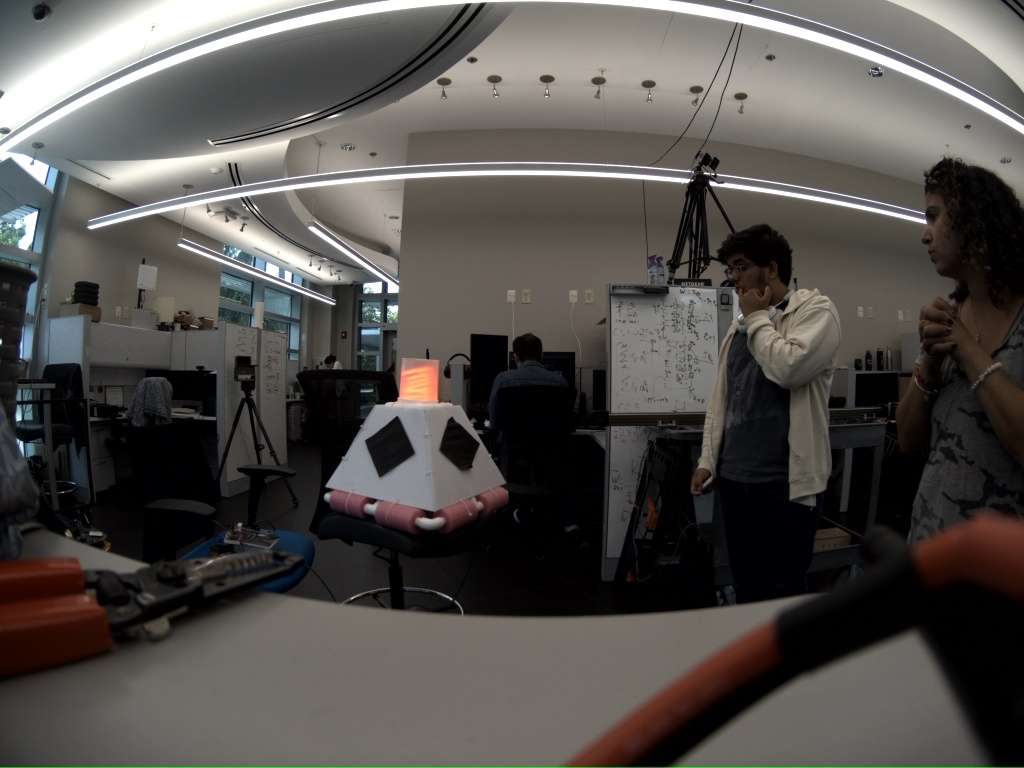
#> input picture modalImages/images/img0.jpg, 1024 x 768 px; its folder holds only this picture in this run
$ python augment_lighting.py
#> lines starting #> are read from the running program, lines starting #| are printed output that depends on the picture
#!/usr/bin/env python3
"""
Augment training images with lighting variations to simulate different environments.

For each image, generates augmented copies using named lighting presets and/or
random parameter sampling. YOLO label files are copied unchanged — bounding box
coordinates are unaffected by lighting-only augmentations.

Presets: overcast, sunny, sunset, dim, foggy  (use --preset, repeatable)
Random:  --count N generates N randomly parameterized augmentations per image

Usage:
    python augment_lighting.py
    python augment_lighting.py -i images -l labels -n 4
    python augment_lighting.py --preset overcast --preset sunset --count 0
    python augment_lighting.py --preset foggy -n 3 --seed 42
"""

import cv2
import numpy as np
import argparse
import shutil
from pathlib import Path


# ── Augmentation primitives ───────────────────────────────────────────────────

def adjust_brightness(img: np.ndarray, factor: float) -> np.ndarray:
    """Multiply every pixel by factor. factor > 1 brightens, < 1 darkens."""
    return np.clip(img.astype(np.float32) * factor, 0, 255).astype(np.uint8)


def adjust_gamma(img: np.ndarray, gamma: float) -> np.ndarray:
    """Gamma correction via LUT. gamma < 1 lifts midtones, > 1 crushes them."""
    table = np.array([(i / 255.0) ** gamma * 255 for i in range(256)], dtype=np.uint8)
    return cv2.LUT(img, table)


def adjust_contrast(img: np.ndarray, factor: float) -> np.ndarray:
    """Stretch or compress pixel values around the image mean."""
    mean = img.astype(np.float32).mean()
    return np.clip((img.astype(np.float32) - mean) * factor + mean, 0, 255).astype(np.uint8)


def adjust_saturation(img: np.ndarray, factor: float) -> np.ndarray:
    """Scale the HSV saturation channel. factor > 1 more vivid, < 1 more grey."""
    hsv = cv2.cvtColor(img, cv2.COLOR_BGR2HSV).astype(np.float32)
    hsv[:, :, 1] = np.clip(hsv[:, :, 1] * factor, 0, 255)
    return cv2.cvtColor(hsv.astype(np.uint8), cv2.COLOR_HSV2BGR)


def color_temperature(img: np.ndarray, warmth: float) -> np.ndarray:
    """
    Shift color balance toward warm (positive) or cool (negative) tones.
    warmth range: roughly -60 (icy blue) to +60 (warm orange).
    """
    out = img.astype(np.float32).copy()
    if warmth > 0:
        out[:, :, 2] = np.clip(out[:, :, 2] + warmth,       0, 255)  # R up
        out[:, :, 1] = np.clip(out[:, :, 1] + warmth * 0.4, 0, 255)  # G slightly
        out[:, :, 0] = np.clip(out[:, :, 0] - warmth * 0.4, 0, 255)  # B down
    else:
        w = abs(warmth)
        out[:, :, 0] = np.clip(out[:, :, 0] + w,       0, 255)  # B up
        out[:, :, 1] = np.clip(out[:, :, 1] + w * 0.2, 0, 255)  # G slightly
        out[:, :, 2] = np.clip(out[:, :, 2] - w * 0.4, 0, 255)  # R down
    return out.astype(np.uint8)


def add_fog(img: np.ndarray, intensity: float) -> np.ndarray:
    """Blend toward a light grey to simulate haze or fog. intensity in [0, 1]."""
    haze = np.full_like(img, 200)
    return cv2.addWeighted(img, 1.0 - intensity, haze, intensity, 0)


def add_shadow(img: np.ndarray, rng: np.random.Generator) -> np.ndarray:
    """Darken a random convex polygon region to simulate a cast shadow."""
    h, w = img.shape[:2]
    n_pts = int(rng.integers(3, 7))
    # Limit shadow to at most half the image in each dimension, at a random offset
    max_w, max_h = w // 2, h // 2
    ox = int(rng.integers(0, w - max_w))
    oy = int(rng.integers(0, h - max_h))
    pts = rng.integers(0, [max_w, max_h], size=(n_pts, 2))
    pts[:, 0] += ox
    pts[:, 1] += oy
    pts = cv2.convexHull(pts.reshape(-1, 1, 2).astype(np.int32))
    mask = np.ones(img.shape, dtype=np.float32)
    shadow_strength = float(rng.uniform(0.3, 0.6))
    cv2.fillPoly(mask, [pts], (shadow_strength,) * 3)
    return np.clip(img.astype(np.float32) * mask, 0, 255).astype(np.uint8)


# ── Named presets ─────────────────────────────────────────────────────────────

PRESETS: dict[str, dict] = {
    "overcast": {
        "brightness": 0.85,
        "contrast":   0.85,
        "saturation": 0.70,
        "temperature": -15,
    },
    "sunny": {
        "brightness": 1.25,
        "contrast":   1.15,
        "saturation": 1.20,
        "temperature": 20,
    },
    "sunset": {
        "brightness":  0.90,
        "saturation":  1.30,
        "temperature": 45,
        "gamma":       1.10,
    },
    "dim": {
        "brightness": 0.50,
        "contrast":   0.80,
        "saturation": 0.75,
        "gamma":      1.30,
    },
    "foggy": {
        "fog":        0.38,
        "contrast":   0.75,
        "saturation": 0.55,
        "brightness": 0.95,
    },
}

AUGMENTATION_ORDER = [
    "brightness", "gamma", "contrast", "saturation", "temperature", "fog", "shadow"
]


# [20 lines left out: function apply_preset, not called in this run]


def apply_random(img: np.ndarray, rng: np.random.Generator) -> np.ndarray:
    """Random combination of augmentations sampled from realistic ranges."""
    result = img.copy()
    result = adjust_brightness(result, float(rng.uniform(0.55, 1.45)))
    if rng.random() > 0.4:
        result = adjust_gamma(result, float(rng.uniform(0.65, 1.50)))
    result = adjust_contrast(result, float(rng.uniform(0.70, 1.35)))
    result = adjust_saturation(result, float(rng.uniform(0.55, 1.45)))
    result = color_temperature(result, float(rng.uniform(-40, 40)))
    if rng.random() > 0.55:
        result = add_fog(result, float(rng.uniform(0.05, 0.40)))
    if rng.random() > 0.65:
        result = add_shadow(result, rng)
    return result


# ── Main ──────────────────────────────────────────────────────────────────────

def main():
    parser = argparse.ArgumentParser(
        description="Augment training images with lighting variations"
    )
    parser.add_argument('-i', '--images', default='trainImagesZed/images',
                        help="Directory of training images (default: trainImagesZed/images)")
    parser.add_argument('-l', '--labels', default='trainImagesZed/labels',
                        help="Directory of YOLO label files (default: trainImagesZed/labels)")
    parser.add_argument('--out-images', default=None,
                        help="Output directory for augmented images (default: same as --images)")
    parser.add_argument('--out-labels', default=None,
                        help="Output directory for augmented labels (default: same as --labels)")
    parser.add_argument('--preset', action='append', dest='presets', default=[],
                        choices=list(PRESETS.keys()), metavar='PRESET',
                        help=f"Named lighting preset to apply; repeatable. "
                             f"Choices: {', '.join(PRESETS)}")
    parser.add_argument('-n', '--count', type=int, default=None,
                        help="Number of random augmentations per image "
                             "(default: 3 when no preset is given, 0 when a preset is given); "
                             "set to 0 to use presets only")
    parser.add_argument('--seed', type=int, default=None,
                        help="Random seed for reproducibility")
    parser.add_argument('--dry-run', action='store_true',
                        help="Print what would be created without writing any files")
    parser.add_argument('--root', '-r', default=None,
                        help="Root input directory containing images/ and labels/ subdirs; overrides -i and -l")
    parser.add_argument('--out-root', '-or', default=None,
                        help="Root output directory; saves to <out-root>/images and <out-root>/labels, overrides --out-images and --out-labels")
    args = parser.parse_args()

    if args.count is None:
        args.count = 0 if args.presets else 3

    if args.root:
        img_dir = Path(args.root) / 'images'
        lbl_dir = Path(args.root) / 'labels'
    else:
        img_dir = Path(args.images)
        lbl_dir = Path(args.labels)

    if args.out_root:
        out_img_dir = Path(args.out_root) / 'images'
        out_lbl_dir = Path(args.out_root) / 'labels'
    elif args.out_images or args.out_labels:
        out_img_dir = Path(args.out_images) if args.out_images else img_dir
        out_lbl_dir = Path(args.out_labels) if args.out_labels else lbl_dir
    else:
        out_img_dir = img_dir
        out_lbl_dir = lbl_dir

    if not img_dir.exists():
        print(f"Error: images directory not found: {img_dir}")
        return

    exts = {'.jpg', '.jpeg', '.png', '.bmp'}
    image_paths = sorted(p for p in img_dir.iterdir() if p.suffix.lower() in exts)

    if not image_paths:
        print(f"No images found in {img_dir}")
        return

    if not args.presets and args.count == 0:
        print("Nothing to do: specify at least one --preset or --count > 0.")
        return

    rng = np.random.default_rng(args.seed)

    if not args.dry_run:
        out_img_dir.mkdir(parents=True, exist_ok=True)
        out_lbl_dir.mkdir(parents=True, exist_ok=True)

    print(f"Images : {img_dir}  ({len(image_paths)} files)")
    print(f"Labels : {lbl_dir}")
    print(f"Output : {out_img_dir}  /  {out_lbl_dir}")
    if args.presets:
        print(f"Presets: {', '.join(args.presets)}")
    if args.count > 0:
        print(f"Random : {args.count} per image")
    if args.dry_run:
        print("DRY RUN — no files will be written\n")
    else:
        print()

    total_written = 0

    for img_path in image_paths:
        img = cv2.imread(str(img_path))
#> img is the input picture: shape (768, 1024, 3); mean B, G, R 76, 79.4, 82.7
        if img is None:
            print(f"  Warning: could not read {img_path.name}, skipping")
            continue

        src_lbl = lbl_dir / (img_path.stem + '.txt')
        has_label = src_lbl.exists()

        augmentations: list[tuple[str, np.ndarray]] = []

        for preset_name in args.presets:
            augmentations.append((f"aug_{preset_name}", apply_preset(img, preset_name, rng)))
#> after the loop, augmentations = []

        for i in range(args.count):
            augmentations.append((f"aug_rand{i + 1}", apply_random(img, rng)))
#> this loop made 3 passes
#> pass 1, in apply_random, `result = adjust_brightness(result, float(rng.uniform(0.55, 1.45)))`:
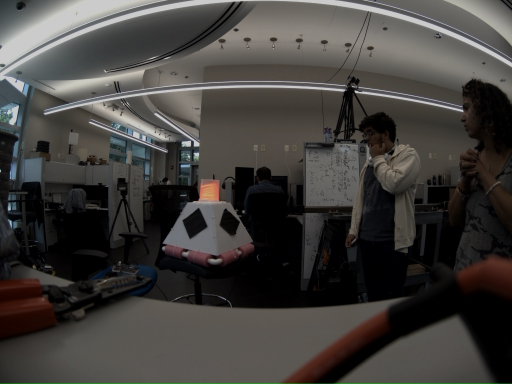
#> result: shape (768, 1024, 3) (shown at 1/2 size); mean B, G, R 60.2, 62.9, 65.5
#> pass 1, in apply_random, `result = adjust_contrast(result, float(rng.uniform(0.70, 1.35)))`:
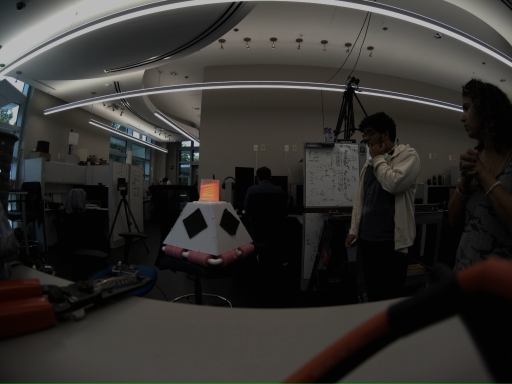
#> result: shape (768, 1024, 3) (shown at 1/2 size); mean B, G, R 46.8, 49.4, 51.4
#> pass 1, in adjust_saturation, `hsv = cv2.cvtColor(img, cv2.COLOR_BGR2HSV).astype(np.float32)`:
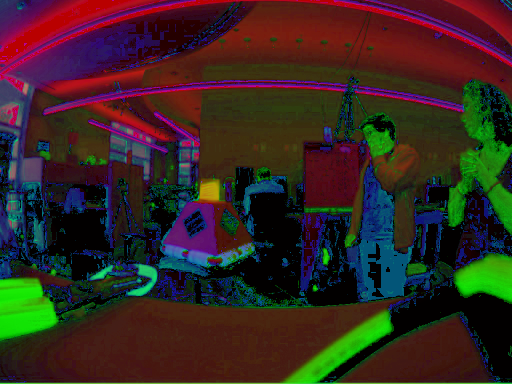
#> hsv: shape (768, 1024, 3) float32 (shown at 1/2 size); mean B, G, R 32.8, 38.5, 52.7
#> after the loop, augmentations = 3 items

        for suffix, aug_img in augmentations:
            out_img = out_img_dir / f"{img_path.stem}_{suffix}{img_path.suffix}"
            out_lbl = out_lbl_dir / f"{img_path.stem}_{suffix}.txt"
            print(f"  {out_img.name}" + (f"  +  {out_lbl.name}" if has_label else ""))

            if not args.dry_run:
                cv2.imwrite(str(out_img), aug_img)
                if has_label:
                    shutil.copy(src_lbl, out_lbl)
                total_written += 1
#> this loop made 3 passes
#> suffix on passes 1 to 3: 'aug_rand1', 'aug_rand2', 'aug_rand3'
#> (printed output is left out)
#> pass 1, in main, `cv2.imwrite(str(out_img), aug_img)`:
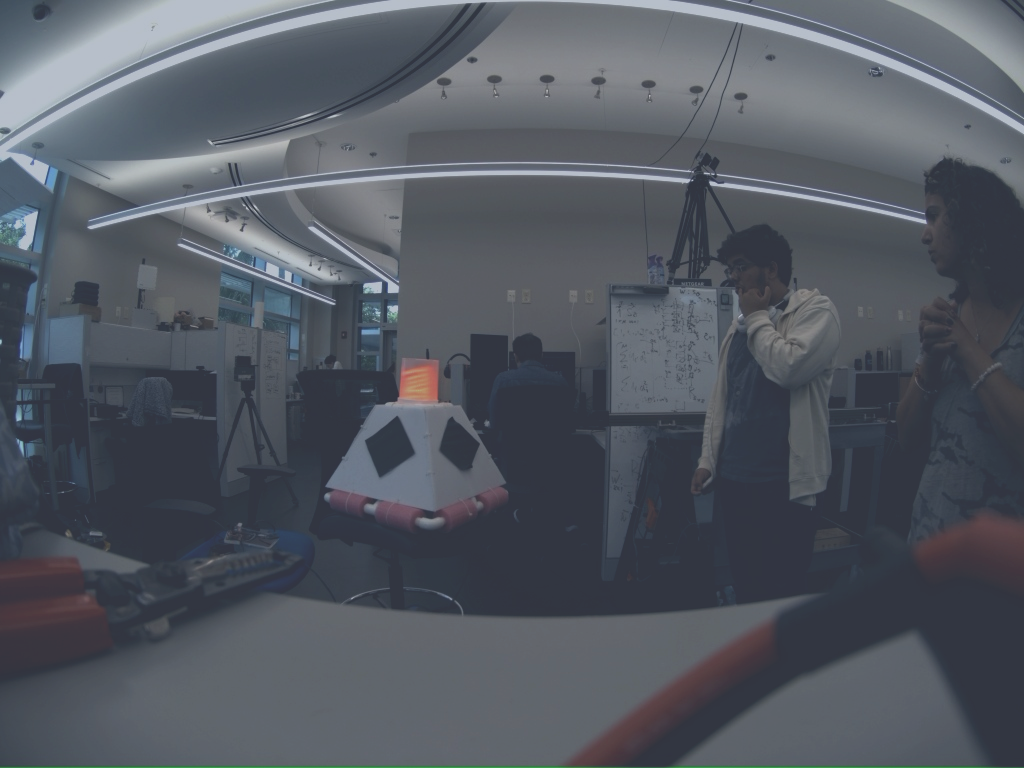
#> saved as img0_aug_rand1.jpg: shape (768, 1024, 3); mean B, G, R 97.3, 88.4, 83
#> after the loop, total_written = 3

    if args.dry_run:
        print(f"\nDry run complete — would create "
              f"{len(image_paths) * (len(args.presets) + args.count)} image(s).")
    else:
        print(f"\nDone — wrote {total_written} augmented image(s).")
#| Done — wrote 3 augmented image(s).


if __name__ == '__main__':
    main()

$ run again, on modalImages/images/img12.jpg
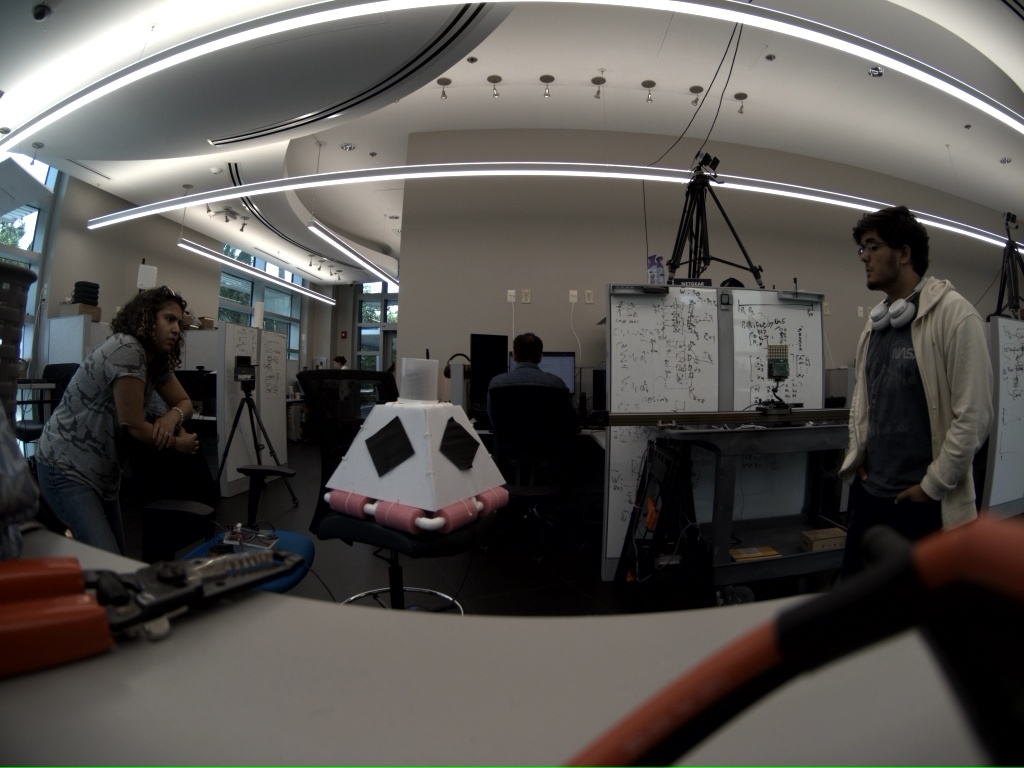
#> input picture modalImages/images/img12.jpg, 1024 x 768 px
#> in main, img is the input picture: shape (768, 1024, 3); mean B, G, R 79.4, 82.7, 85.9
#> after the loop in main, `for preset_name in args.presets:`: augmentations = []
#> the loop in main, `for i in range(args.count):` made 3 passes
#> pass 1, in adjust_saturation, `hsv = cv2.cvtColor(img, cv2.COLOR_BGR2HSV).astype(np.float32)`:
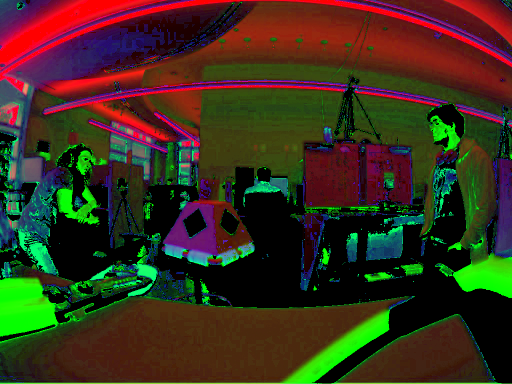
#> hsv: shape (768, 1024, 3) float32 (shown at 1/2 size); mean B, G, R 27.2, 47.1, 57.1
#> after the loop in main, `for i in range(args.count):`: augmentations = 3 items
#> the loop in main, `for suffix, aug_img in augmentations:` made 3 passes
#> suffix on passes 1 to 3: 'aug_rand1', 'aug_rand2', 'aug_rand3'
#> (printed output is left out)
#> pass 2, in main, `cv2.imwrite(str(out_img), aug_img)`:
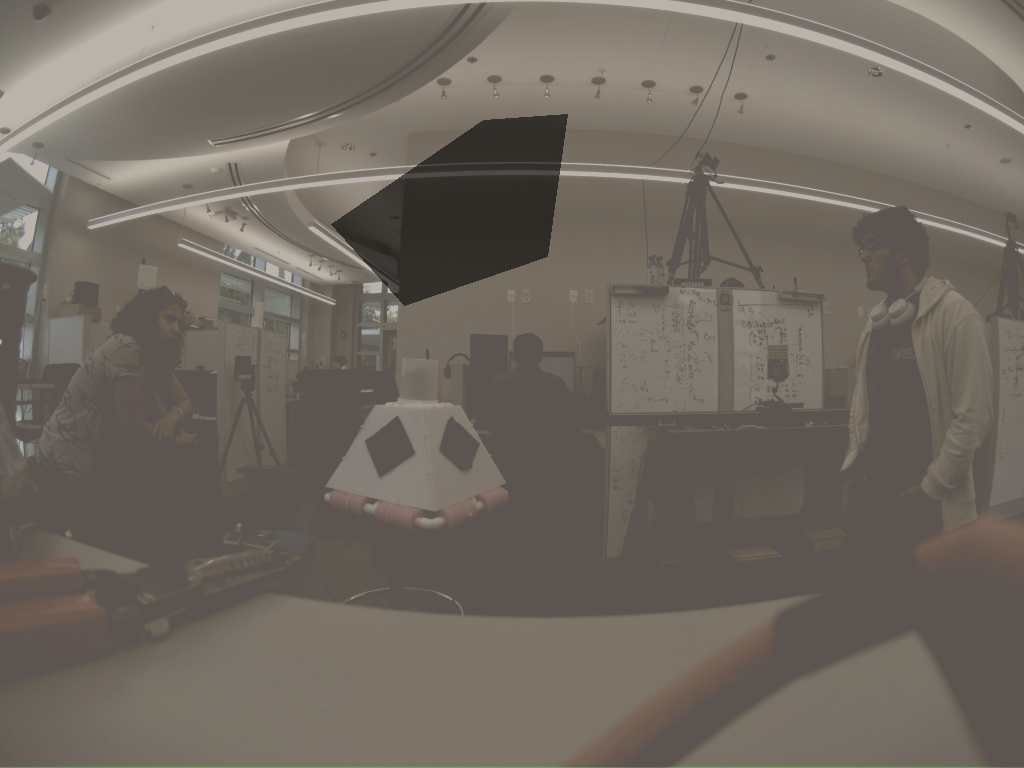
#> saved as img12_aug_rand2.jpg: shape (768, 1024, 3); mean B, G, R 96.3, 104.7, 112.1
#> after the loop in main, `for suffix, aug_img in augmentations:`: total_written = 3
#| Done — wrote 3 augmented image(s).
